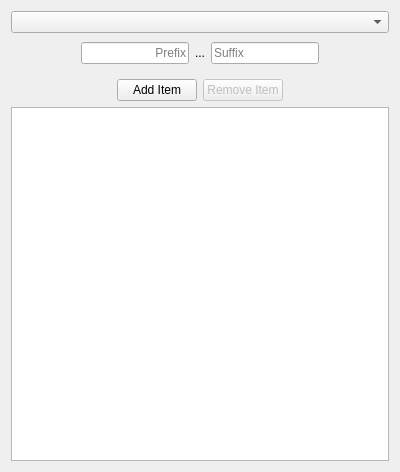
<?xml version="1.0" encoding="UTF-8"?>
<ui version="4.0">
 <class>Form</class>
 <widget class="QWidget" name="Form">
  <property name="geometry">
   <rect>
    <x>0</x>
    <y>0</y>
    <width>400</width>
    <height>472</height>
   </rect>
  </property>
  <property name="sizePolicy">
   <sizepolicy hsizetype="MinimumExpanding" vsizetype="Preferred">
    <horstretch>0</horstretch>
    <verstretch>0</verstretch>
   </sizepolicy>
  </property>
  <layout class="QVBoxLayout" name="verticalLayout_2" stretch="0,0,0,1">
   <item>
    <widget class="QComboBox" name="styleBox">
     <property name="currentText">
      <string/>
     </property>
    </widget>
   </item>
   <item>
    <widget class="QWidget" name="fixWidget">
    <layout class="QHBoxLayout" name="fixLayout">
     <property name="topMargin">
      <number>3</number>
     </property>
     <item>
      <spacer name="horizontalSpacer_3">
       <property name="orientation">
        <enum>Qt::Horizontal</enum>
       </property>
       <property name="sizeHint" stdset="0">
        <size>
         <width>40</width>
         <height>20</height>
        </size>
       </property>
      </spacer>
     </item>
     <item>
      <widget class="QLineEdit" name="prefix">
       <property name="sizePolicy">
        <sizepolicy hsizetype="Minimum" vsizetype="Fixed">
         <horstretch>0</horstretch>
         <verstretch>0</verstretch>
        </sizepolicy>
       </property>
       <property name="layoutDirection">
        <enum>Qt::LeftToRight</enum>
       </property>
       <property name="alignment">
        <set>Qt::AlignRight|Qt::AlignTrailing|Qt::AlignVCenter</set>
       </property>
       <property name="placeholderText">
        <string>Prefix</string>
       </property>
       <property name="clearButtonEnabled">
        <bool>false</bool>
       </property>
      </widget>
     </item>
     <item>
      <widget class="QLabel" name="label">
       <property name="text">
        <string>...</string>
       </property>
      </widget>
     </item>
     <item>
      <widget class="QLineEdit" name="suffix">
       <property name="sizePolicy">
        <sizepolicy hsizetype="Minimum" vsizetype="Fixed">
         <horstretch>0</horstretch>
         <verstretch>0</verstretch>
        </sizepolicy>
       </property>
       <property name="placeholderText">
        <string>Suffix</string>
       </property>
      </widget>
     </item>
     <item>
      <spacer name="horizontalSpacer_4">
       <property name="orientation">
        <enum>Qt::Horizontal</enum>
       </property>
       <property name="sizeType">
        <enum>QSizePolicy::Expanding</enum>
       </property>
       <property name="sizeHint" stdset="0">
        <size>
         <width>40</width>
         <height>20</height>
        </size>
       </property>
      </spacer>
     </item>
    </layout>
  </widget>
   </item>
   <item>
    <layout class="QHBoxLayout" name="horizontalLayout">
     <item>
      <spacer name="horizontalSpacer">
       <property name="orientation">
        <enum>Qt::Horizontal</enum>
       </property>
       <property name="sizeHint" stdset="0">
        <size>
         <width>40</width>
         <height>20</height>
        </size>
       </property>
      </spacer>
     </item>
     <item>
      <widget class="QPushButton" name="addItem">
       <property name="text">
        <string>Add Item</string>
       </property>
      </widget>
     </item>
     <item>
      <widget class="QPushButton" name="removeItem">
       <property name="enabled">
        <bool>false</bool>
       </property>
       <property name="text">
        <string>Remove Item</string>
       </property>
      </widget>
     </item>
     <item>
      <spacer name="horizontalSpacer_2">
       <property name="orientation">
        <enum>Qt::Horizontal</enum>
       </property>
       <property name="sizeHint" stdset="0">
        <size>
         <width>40</width>
         <height>20</height>
        </size>
       </property>
      </spacer>
     </item>
    </layout>
   </item>
   <item>
    <widget class="QListWidget" name="list">
     <property name="sizePolicy">
      <sizepolicy hsizetype="Expanding" vsizetype="MinimumExpanding">
       <horstretch>0</horstretch>
       <verstretch>0</verstretch>
      </sizepolicy>
     </property>
     <property name="editTriggers">
      <set>QAbstractItemView::DoubleClicked|QAbstractItemView::EditKeyPressed</set>
     </property>
     <property name="tabKeyNavigation">
      <bool>true</bool>
     </property>
     <property name="dragEnabled">
      <bool>true</bool>
     </property>
     <property name="dragDropMode">
      <enum>QAbstractItemView::InternalMove</enum>
     </property>
     <property name="alternatingRowColors">
      <bool>true</bool>
     </property>
     <property name="selectionMode">
      <enum>QAbstractItemView::SingleSelection</enum>
     </property>
     <property name="selectionBehavior">
      <enum>QAbstractItemView::SelectRows</enum>
     </property>
     <property name="sortingEnabled">
      <bool>false</bool>
     </property>
    </widget>
   </item>
  </layout>
 </widget>
 <resources/>
 <connections/>
</ui>
